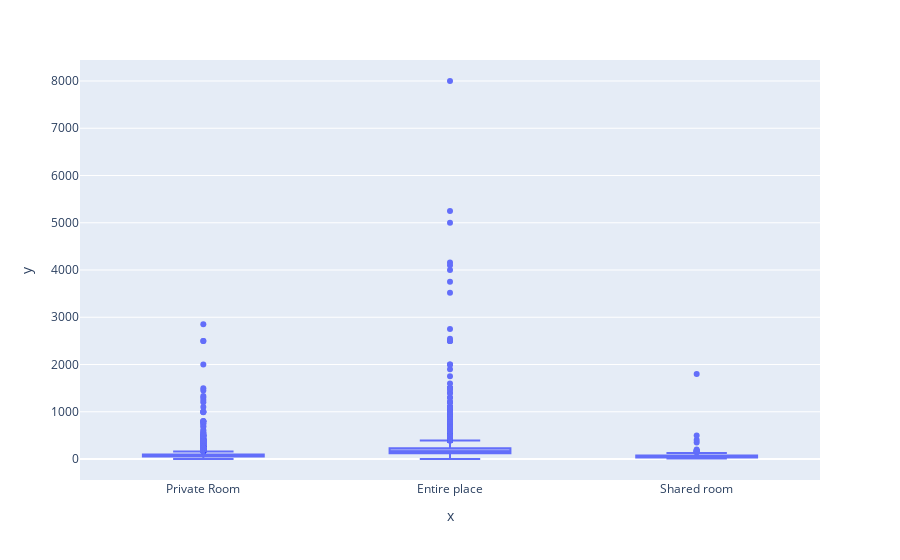

Notebook source saved alongside this figure:
### Code cell
fig = px.box(x = airbnb['room_type'], y = airbnb['price'])
fig.show()

### Figure 1 — Plotly figure (JSON) as saved in the notebook; plotly's stock layout.template omitted (floating-point values rounded to 4 significant figures; data arrays with more than 128 entries replaced by an {"elided": "..."} marker saying what was removed)
{"data": [{"alignmentgroup": "True", "hovertemplate": "x=%{x}<br>y=%{y}<extra></extra>", "legendgroup": "", "marker": {"color": "#636efa"}, "name": "", "notched": false, "offsetgroup": "", "orientation": "v", "showlegend": false, "type": "box", "x": {"elided": "10016 str values"}, "x0": " ", "xaxis": "x", "y": {"elided": "10016 int values"}, "y0": " ", "yaxis": "y"}], "layout": {"autosize": true, "boxmode": "group", "legend": {"tracegroupgap": 0}, "margin": {"t": 60}, "xaxis": {"anchor": "y", "autorange": true, "domain": [0, 1], "range": [-0.5, 2.5], "title": {"text": "x"}, "type": "category"}, "yaxis": {"anchor": "x", "autorange": true, "domain": [0, 1], "range": [-444.4, 8444.0], "title": {"text": "y"}, "type": "linear"}}}
